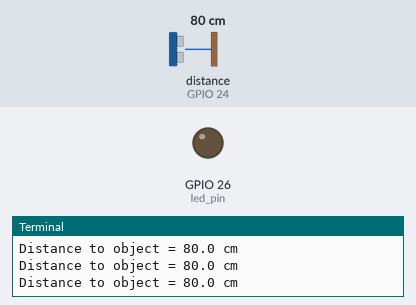
Recording of a program running on a simulated Raspberry Pi (BCM pin numbers). Shown: output pins drawn as LEDs (lit = HIGH), the last lines printed to the terminal. The test bench sets the inputs (shaded band); at power-on: distance to the obstacle (sensor on GPIO 24) 80 cm. The echo pulse lasts 58.3 µs per cm; the clock reads 2024-03-15 10:24:30 at power-on unless the program sets it; pins used as bus, display or sensor lines are not drawn.

Above: at 1.2 s.
1.3 s: distance to the obstacle (sensor on GPIO 24) set to 22 cm
2.8 s: distance to the obstacle (sensor on GPIO 24) set to 17 cm
At 4.1 s:
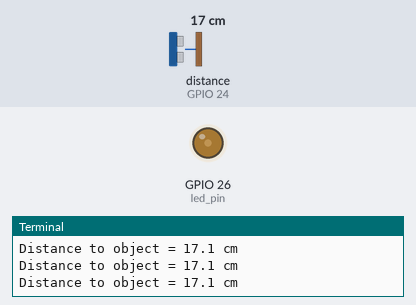
4.5 s: distance to the obstacle (sensor on GPIO 24) set to 12 cm
6.0 s: distance to the obstacle (sensor on GPIO 24) set to 9 cm
At 6.8 s:
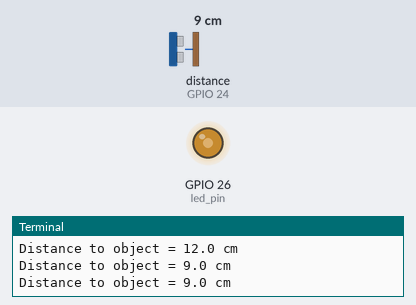
7.5 s: distance to the obstacle (sensor on GPIO 24) set to 6 cm
At 8.0 s:
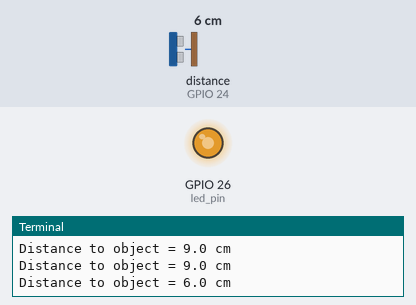
9.0 s: distance to the obstacle (sensor on GPIO 24) set to 18 cm
At 9.4 s:
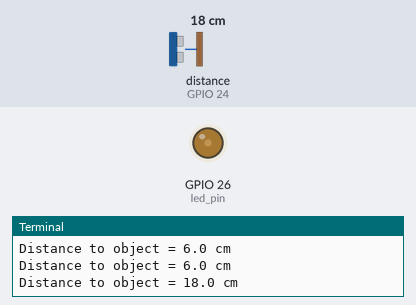
Timing chart, 0 to 11.5 s (numbered marks = the images above; inputs shaded):
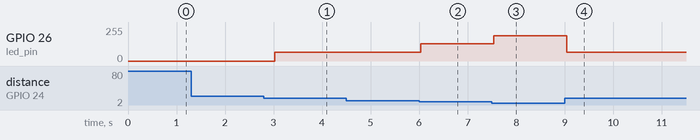

Measured:
- the behaviour switches between 20 and 19 cm on distance to the obstacle (sensor on GPIO 24) (found by bisection; images 0 and 1)
- the behaviour switches between 11 and 10 cm on distance to the obstacle (sensor on GPIO 24) (found by bisection; images 1 and 2)
- the behaviour switches between 8 and 7 cm on distance to the obstacle (sensor on GPIO 24) (found by bisection; images 2 and 3)
- after the input at 2.8 s, GPIO 26 (led_pin): 0/255 → 64/255 after 0.23 s
- after the input at 6.0 s, GPIO 26 (led_pin): 64/255 → 128/255 at once
- after the input at 7.5 s, GPIO 26 (led_pin): 128/255 → 191/255 at once
- after the input at 9.0 s, GPIO 26 (led_pin): 191/255 → 64/255 at once

The program:

PWM.py
```python
import RPi.GPIO as GPIO     # Importing RPi library to use the GPIO pins
import time  # Importing sleep from time library
led_pin = 26  # Initializing the GPIO pin 26 for LED
GPIO_TRIGGER = 18
GPIO_ECHO = 24

GPIO.setmode(GPIO.BCM)          # We are using the BCM pin numbering
GPIO.setup(led_pin, GPIO.OUT)   # Declaring pin 26 as output pin
GPIO.setup(GPIO_TRIGGER, GPIO.OUT)
GPIO.setup(GPIO_ECHO, GPIO.IN)

def distance():
    # set Trigger to HIGH
    GPIO.output(GPIO_TRIGGER, True)

    # set Trigger after 0.01ms to LOW
    time.sleep(0.00001)
    GPIO.output(GPIO_TRIGGER, False)

    StartTime = time.time()
    StopTime = time.time()

    # save StartTime
    while GPIO.input(GPIO_ECHO) == 0:
        StartTime = time.time()

    # save time of arrival
    while GPIO.input(GPIO_ECHO) == 1:
        StopTime = time.time()

    # time difference between start and arrival
    TimeElapsed = StopTime - StartTime
    # multiply with the sonic speed (34300 cm/s)
    # and divide by 2, because there and back
    distance = (TimeElapsed * 34300) / 2

    return distance

pwm = GPIO.PWM(led_pin, 100)    # Created a PWM object
pwm.start(0) # Started PWM at 0% duty cycle


try:
    while 1:
        dis = distance()
        print("Distance to object = %.1f cm" % dis)
        if (dis < 5):
            pwm.ChangeDutyCycle(100)
        elif (dis >= 5 and dis < 8):
            pwm.ChangeDutyCycle(75)
        elif (dis >= 8 and dis < 11):
            pwm.ChangeDutyCycle(50)
        elif (dis >= 11 and dis < 20):
            pwm.ChangeDutyCycle(25)
        else:
            pwm.ChangeDutyCycle(0)
        time.sleep(0.5)
except KeyboardInterrupt:
    pass        # Go to next line
pwm.stop()      # Stop the PWM
GPIO.cleanup()  # Make all the output pins LOW
```
